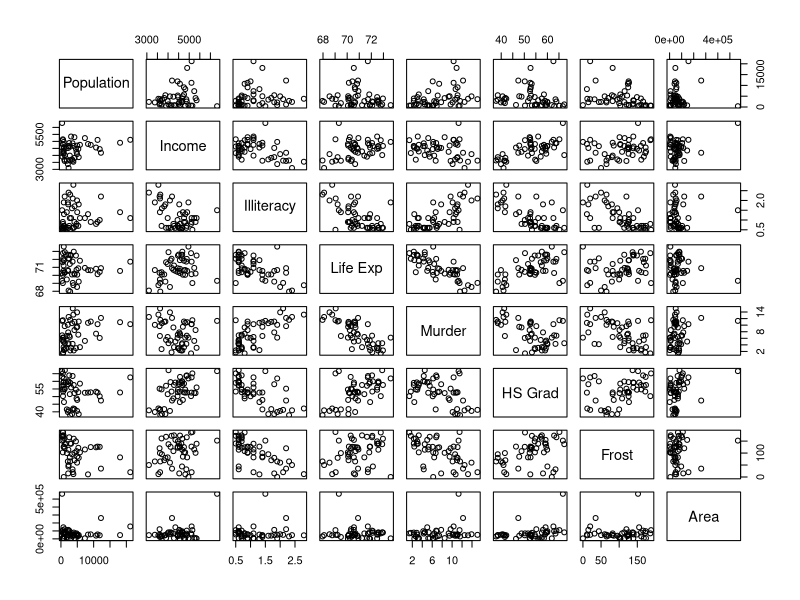
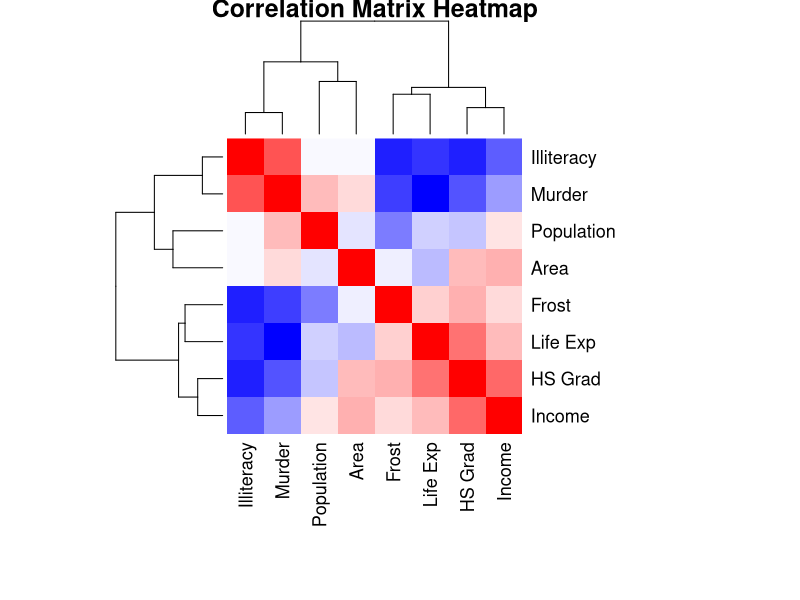

The R script that drew these images, in order:
state.df <- as.data.frame(state.x77)
head(state.df)

num_observations <- nrow(state.df)
num_observations

cov_matrix <- cov(state.df)
cov_matrix

cor_matrix <- cor(state.df)
cor_matrix


# Get the number of variables (columns) in the correlation matrix
num_variables <- ncol(cor_matrix)

for (i in 1:(num_variables - 1)) {
  for (j in (i + 1):(num_variables)) {
    if (abs(cor_matrix[i, j]) > 0.6) {
      cat(colnames(cor_matrix)[i], " - ", colnames(cor_matrix)[j], ", correlation = ", cor_matrix[i, j], "\n")
    }
  }
}

pairs(state.df)

heatmap(cor_matrix, 
        col = colorRampPalette(c("blue", "white", "red"))(50),
        main = "Correlation Matrix Heatmap",
        symm = TRUE,         # Show the upper and lower triangles
        margins = c(10, 10)  # Add some margin space
)

